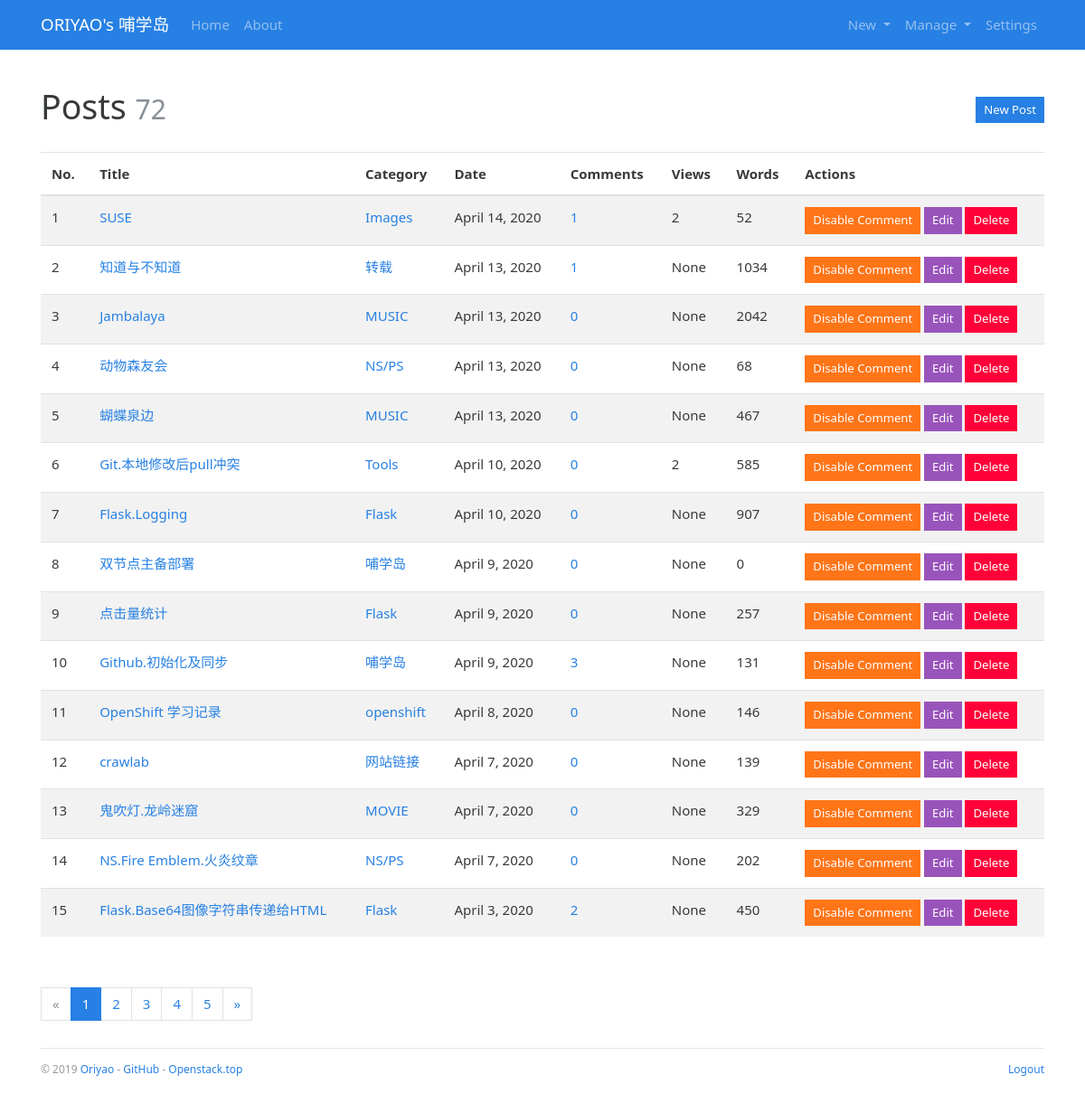
Before: /admin/post/manage (signed in) with the older database file.
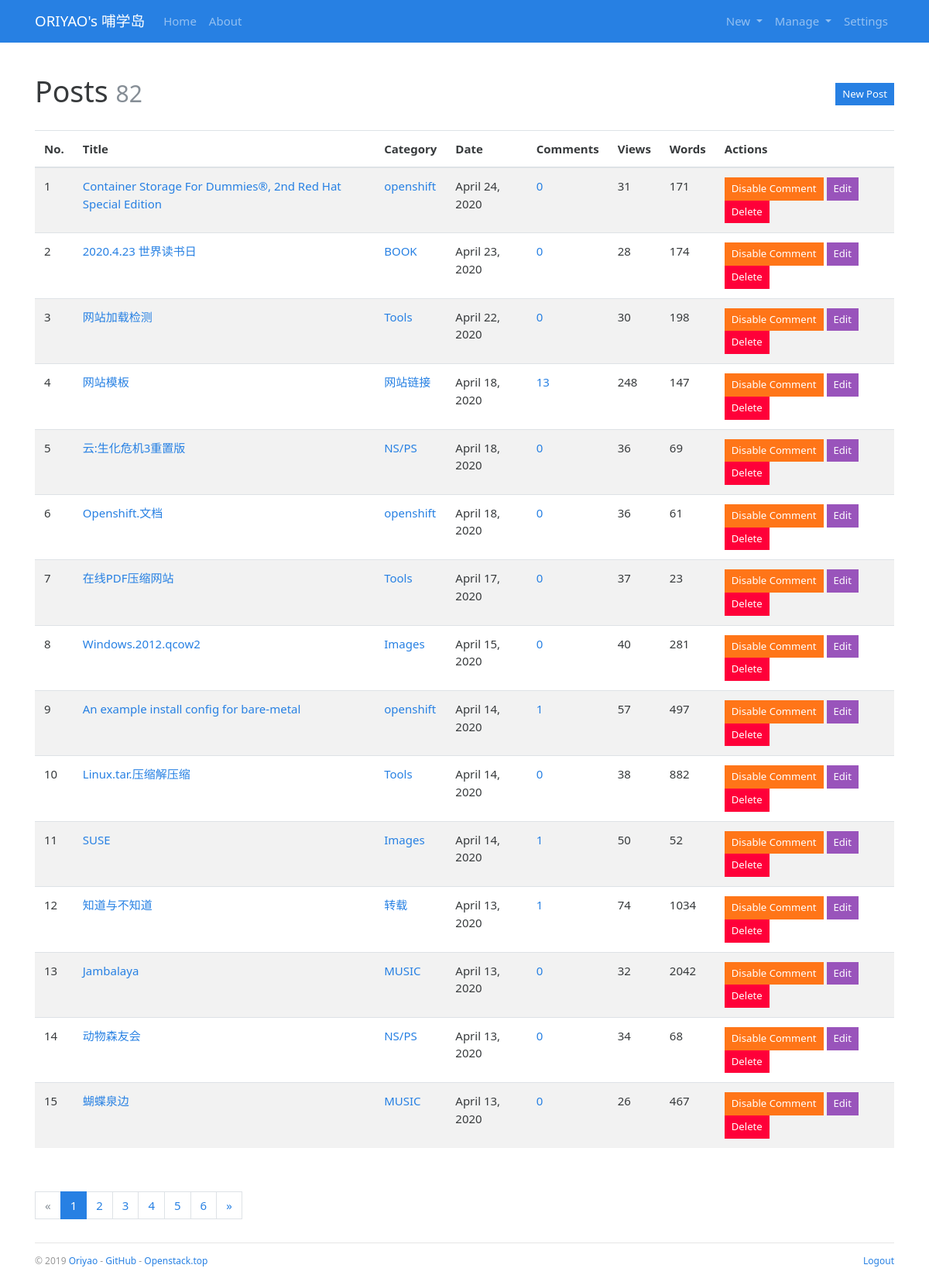
After: the same page with the newer database file.
### bluelog/models.py (models this page shows, shortened)
class Post(db.Model):
    id = db.Column(db.Integer, primary_key=True)
    title = db.Column(db.String(60))
    body = db.Column(db.Text)
    views = db.Column(db.Integer,default=0)
    timestamp = db.Column(db.DateTime, default=datetime.utcnow, index=True)
    can_comment = db.Column(db.Boolean, default=True)
    category_id = db.Column(db.Integer, db.ForeignKey('category.id'))
    category = db.relationship('Category', back_populates='posts')
    comments = db.relationship('Comment', back_populates='post', cascade='all, delete-orphan')

class Category(db.Model):
    id = db.Column(db.Integer, primary_key=True)
    name = db.Column(db.String(30), unique=True)
    posts = db.relationship('Post', back_populates='category')

### bluelog/blueprints/admin.py (the view)
@admin_bp.route('/post/manage')
@login_required
def manage_post():
    page = request.args.get('page', 1, type=int)
    pagination = Post.query.order_by(Post.timestamp.desc()).paginate(
        page, per_page=current_app.config['BLUELOG_MANAGE_POST_PER_PAGE'])
    posts = pagination.items
    return render_template('admin/manage_post.html', page=page, pagination=pagination, posts=posts)

### bluelog/__init__.py (called while the page is built)
def register_template_context(app):
    @app.context_processor
    def make_template_context():
        admin = Admin.query.first()
        categories = Category.query.order_by(Category.name).all()
        links = Link.query.order_by(Link.name).all()
        if current_user.is_authenticated:
            unread_comments = Comment.query.filter_by(reviewed=False).count()
        else:
            unread_comments = None
        return dict(
            admin=admin, categories=categories,
            links=links, unread_comments=unread_comments)

def register_request_handlers(app):
    @app.after_request
    def query_profiler(response):
        for q in get_debug_queries():
            if q.duration >= app.config['BLUELOG_SLOW_QUERY_THRESHOLD']:
                app.logger.warning(
                    'Slow query: Duration: %fs\n Context: %s\nQuery: %s\n '
                    % (q.duration, q.context, q.statement)
                )
        return response

### bluelog/extensions.py (called while the page is built)
@login_manager.user_loader
def load_user(user_id):
    from bluelog.models import Admin
    user = Admin.query.get(int(user_id))
    return user

### bluelog/templates/admin/manage_post.html (shortened to what this page needs)
{% extends 'base.html' %}
{% from 'bootstrap/pagination.html' import render_pagination %}
{% block content %}
<div class="page-header">
    <h1>Posts
        <small class="text-muted">{{ pagination.total }}</small>
        <span class="float-right"><a class="btn btn-primary btn-sm"
                                     href="{{ url_for('.new_post') }}">New Post</a></span>
    </h1>
</div>
{% if posts %}
<table class="table table-striped">
    <thead>
    <tr>
        <th>No.</th>
        <th>Title</th>
        <th>Category</th>
        <th>Date</th>
        <th>Comments</th>
        <th>Views</th>
        <th>Words</th>
        <th>Actions</th>
    </tr>
    </thead>
    {% for post in posts %}
    <tr>
        <td>{{ loop.index + ((page - 1) * config.BLUELOG_MANAGE_POST_PER_PAGE) }}</td>
        <td><a href="{{ url_for('blog.show_post', post_id=post.id) }}">{{ post.title }}</a></td>
        <td><a href="{{ url_for('blog.show_category', category_id=post.category.id) }}">{{ post.category.name }}</a>
        </td>
        <td>{{ moment(post.timestamp).format('LL') }}</td>
        <td><a href="{{ url_for('blog.show_post', post_id=post.id) }}#comments">{{ post.comments|length }}</a></td>
        <td>{{ post.views }}</td>
        <td>{{ post.body|striptags|length }}</td>
        <td>
            <form class="inline" method="post"
                  action="{{ url_for('.set_comment', post_id=post.id, next=request.full_path) }}">
                <button type="submit" class="btn btn-warning btn-sm">
                    {% if post.can_comment %}Disable{% else %}Enable{% endif %} Comment
                </button>
            </form>
            <a class="btn btn-info btn-sm" href="{{ url_for('.edit_post', post_id=post.id) }}">Edit</a>
            <form class="inline" method="post"
                  action="{{ url_for('.delete_post', post_id=post.id, next=request.full_path) }}">
                <button type="submit" class="btn btn-danger btn-sm" onclick="return confirm('Are you sure?');">Delete
                </button>
            </form>
        </td>
    </tr>
    {% endfor %}
</table>
<div class="page-footer">{{ render_pagination(pagination) }}</div>
{% else %}
<div class="tip"><h5>No posts.</h5></div>
{% endif %}
{% endblock %}

Changed rows visible on the page:
no longer on this page (row edited): Post: title "Git.本地修改后pull冲突", category.name "Tools", timestamp "April 10, 2020", comments|length "0", views "2", body|length "585", can_comment "Disable"
no longer on this page (row edited): Post: title "Flask.Logging", category.name "Flask", timestamp "April 10, 2020", comments|length "0", views "None", body|length "907", can_comment "Disable"
no longer on this page (row edited): Post: title "双节点主备部署", category.name "哺学岛", timestamp "April 9, 2020", comments|length "0", views "None", body|length "0", can_comment "Disable"
no longer on this page (row edited): Post: title "点击量统计", category.name "Flask", timestamp "April 9, 2020", comments|length "0", views "None", body|length "257", can_comment "Disable"
no longer on this page (row edited): Post: title "Github.初始化及同步", category.name "哺学岛", timestamp "April 9, 2020", comments|length "3", views "None", body|length "131", can_comment "Disable"
no longer on this page (row edited): Post: title "OpenShift 学习记录", category.name "openshift", timestamp "April 8, 2020", comments|length "0", views "None", body|length "146", can_comment "Disable"
no longer on this page (row edited): Post: title "crawlab", category.name "网站链接", timestamp "April 7, 2020", comments|length "0", views "None", body|length "139", can_comment "Disable"
no longer on this page (row edited): Post: title "鬼吹灯.龙岭迷窟", category.name "MOVIE", timestamp "April 7, 2020", comments|length "0", views "None", body|length "329", can_comment "Disable"
no longer on this page (row edited): Post: title "NS.Fire Emblem.火炎纹章", category.name "NS/PS", timestamp "April 7, 2020", comments|length "0", views "None", body|length "202", can_comment "Disable"
no longer on this page (row edited): Post: title "Flask.Base64图像字符串传递给HTML", category.name "Flask", timestamp "April 3, 2020", comments|length "2", views "None", body|length "450", can_comment "Disable"
added Post: title "Container Storage For Dummies®, 2nd Red Hat Special Edition", category.name "openshift", timestamp "April 24, 2020", comments|length "0", views "31", body|length "171", can_comment "Disable"
added Post: title "2020.4.23 世界读书日", category.name "BOOK", timestamp "April 23, 2020", comments|length "0", views "28", body|length "174", can_comment "Disable"
added Post: title "网站加载检测", category.name "Tools", timestamp "April 22, 2020", comments|length "0", views "30", body|length "198", can_comment "Disable"
added Post: title "网站模板", category.name "网站链接", timestamp "April 18, 2020", comments|length "13", views "248", body|length "147", can_comment "Disable"
added Post: title "云:生化危机3重置版", category.name "NS/PS", timestamp "April 18, 2020", comments|length "0", views "36", body|length "69", can_comment "Disable"
added Post: title "Openshift.文档", category.name "openshift", timestamp "April 18, 2020", comments|length "0", views "36", body|length "61", can_comment "Disable"
added Post: title "在线PDF压缩网站", category.name "Tools", timestamp "April 17, 2020", comments|length "0", views "37", body|length "23", can_comment "Disable"
added Post: title "Windows.2012.qcow2", category.name "Images", timestamp "April 15, 2020", comments|length "0", views "40", body|length "281", can_comment "Disable"
added Post: title "An example install config for bare-metal", category.name "openshift", timestamp "April 14, 2020", comments|length "1", views "57", body|length "497", can_comment "Disable"
added Post: title "Linux.tar.压缩解压缩", category.name "Tools", timestamp "April 14, 2020", comments|length "0", views "38", body|length "882", can_comment "Disable"
changed Post "SUSE": views "2" → "50"
changed Post "知道与不知道": views "None" → "74"
changed Post "Jambalaya": views "None" → "32"
changed Post "动物森友会": views "None" → "34"
changed Post "蝴蝶泉边": views "None" → "26"
Other visible differences:
{{ pagination.total }}: "72" → "82"
{{ render_pagination(pagination) }}: "« 1 2 3 4 5 »" → "« 1 2 3 4 5 6 »"
